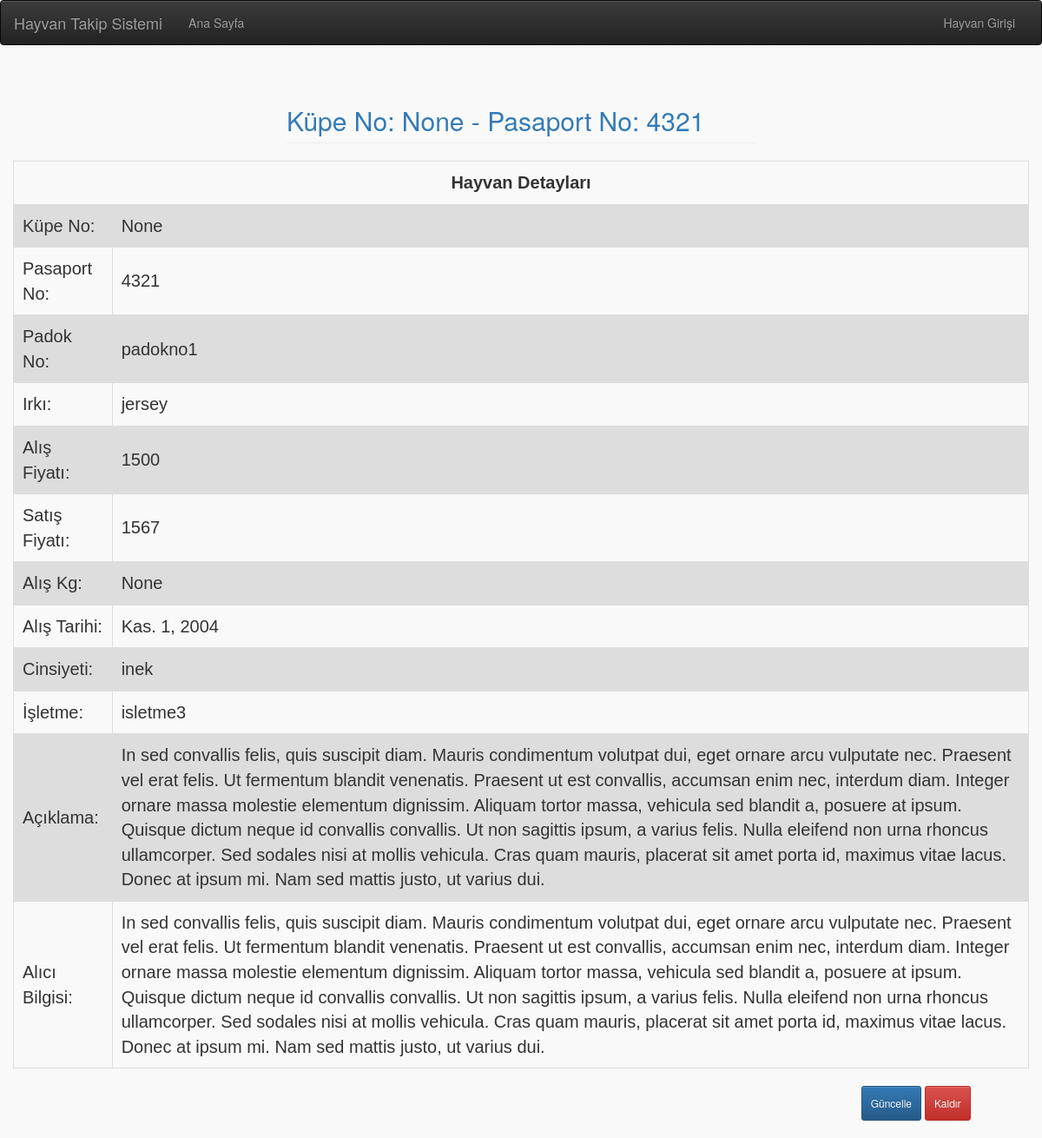
Page /hayvan-detay/6/ on the committed database.
### hayvanGirisi/models.py (models this page shows, shortened)
class HayvanGiris(models.Model):
    PADOKNO = (
    (None, 'Padok No Seçiniz'), ('padokno1', 'Padok No1'), ('padokno2', 'Padok No2'), ('padokno3', 'Padok No3'))
    IRK = ((None, 'Irk Seçiniz'), ('montofon', 'Montofon'), ('holstein', 'Holstein'), ('simentol', 'Simentol'),
           ('jersey', 'Jersey'), ('angus', 'Angus'))
    CINSIYET = ((None, 'Cinsiyet Seçiniz'), ('erkek', 'Erkek'), ('duve', 'Düve'),('inek','İnek'),('malak','Malak'))
    ISLETME = (
    (None, 'İşletme Seçiniz'), ('isletme1', 'İşletme 1'), ('isletme2', 'İşletme 2'), ('isletme3', 'İşletme 3'))
    kupe_no = models.CharField(max_length=50, verbose_name='Küpe No', blank=True, null=True, unique=True)
    pasaport_no = models.CharField(max_length=50, verbose_name='Pasaport No', blank=True, null=True,unique=True)
    padok_no = models.CharField(choices=PADOKNO, verbose_name='Padok No', max_length=50, blank=False, null=True)
    irki = models.CharField(choices=IRK, verbose_name='IRK', max_length=50, blank=False, null=True)
    alis_fiyati = models.CharField(max_length=50, verbose_name='Alış Fiyatı', blank=False, null=True)
    satis_fiyati = models.CharField(max_length=50, verbose_name='Satış Fiyatı', blank=True, null=True)
    alis_kg = models.CharField(max_length=50, verbose_name='Alış Kg', blank=True, null=True)
    alis_tarihi = models.DateField(null=True, blank=True, verbose_name='Alış Tarihi')
    cinsiyet = models.CharField(choices=CINSIYET, blank=False, null=True, max_length=20, verbose_name='Cinsiyet')
    isletme = models.CharField(choices=ISLETME, verbose_name='ISLETME', max_length=50, blank=False, null=True)
    aciklama = models.TextField(max_length=1000, verbose_name='Açıklama', blank=True, null=True)
    alici_bilgi = models.TextField(max_length=1000, verbose_name='Alıcı Bilgi', blank=True, null=True)
    class Meta:
        verbose_name_plural = 'Hayvan'

### hayvanGirisi/views.py (the view)
# urls.py: re_path(r'hayvan-detay/(?P<pk>[0-9]+)/$', hayvan_detay, name='hayvan-detay'),
def hayvan_detay(request, pk):
    form = HayvanGirisiForm
    try:
        hayvan = HayvanGiris.objects.get(pk=pk)
    except:
        raise Http404
    return render(request, 'hayvanGirisi/hayvan-detay.html', context={'hayvan': hayvan, 'form': form})

### templates/hayvanGirisi/hayvan-detay.html (shortened to what this page needs)
{% extends 'base.html' %}
{% load static %}
{% block icerik %}
    <div class="row">
        <div class="col-lg-12 pull-center">
            <div class="col-lg-6 pull-center">
                <h2 class="page-header"></span> </a> <a
                        href="#">Küpe No: {{ hayvan.kupe_no }} - Pasaport No: {{ hayvan.pasaport_no }}</a>
                </h2>
            </div>
        </div>
    </div>
    <div class="row">
        <table>
            <tr>
                <th colspan="2" style="text-align: center">Hayvan Detayları</th>
            </tr>
            <tr>
                <td>Küpe No:</td>
                <td>{{ hayvan.kupe_no }}</td>
            </tr>
            <tr>
                <td>Pasaport No:</td>
                <td>{{ hayvan.pasaport_no}}</td>
            </tr>
            <tr>
                <td>Padok No:</td>
                <td>{{ hayvan.padok_no }}</td>
            </tr>
            <tr>
                <td>Irkı:</td>
                <td>{{ hayvan.irki }}</td>
            </tr>
            <tr>
                <td>Alış Fiyatı:</td>
                <td>{{ hayvan.alis_fiyati }}</td>
            </tr>
            <tr>
                <td>Satış Fiyatı:</td>
                <td>{{ hayvan.satis_fiyati }}</td>
            </tr>
            <tr>
                <td>Alış Kg:</td>
                <td>{{ hayvan.alis_kg }}</td>
            </tr>
            <tr>
                <td>Alış Tarihi:</td>
                <td>{{ hayvan.alis_tarihi }}</td>
            </tr>
            <tr>
                <td>Cinsiyeti:</td>
                <td>{{ hayvan.cinsiyet }}</td>
            </tr>
            <tr>
                <td>İşletme:</td>
                <td>{{ hayvan.isletme }}</td>
            </tr>
            <tr>
                <td>Açıklama:</td>
                <td>{{ hayvan.aciklama }}</td>
            </tr>
            <tr>
                <td>Alıcı Bilgisi:</td>
                <td>{{ hayvan.alici_bilgi }}</td>
            </tr>
        </table>
    </div>
    <div class="row" style="padding: 20px">
        <div class="col-lg-2 pull-right">
            <a class="btn btn-primary btn-sm" style="padding: 10px" href="{% url 'hayvan-guncelle' hayvan.pk %}">Güncelle</a>
            <a class="btn btn-danger btn-sm" style="padding: 10px" href="{% url 'hayvan-sil' hayvan.pk %}">Kaldır</a>
        </div>
    </div>
{% endblock %}

### static/base.css (style rules this page uses)
.pull-center { float: none; margin: 0 auto; }

### templates/hayvanGirisi/hayvan-detay.html (style rules this page uses)
table { font-family: arial, sans-serif; border-collapse: collapse; width: 100%; }
td, th { border: 1px solid #dddddd; text-align: left; padding: 10px; font-size: 20px; }
tr:nth-child(even) { background-color: #dddddd; }

### templates/base.html (style rules this page uses)
body { background-color: #f9f9f9 }

### rows in the picture
HayvanGiris: kupe_no "None", pasaport_no "4321", padok_no "padokno1", irki "jersey", alis_fiyati "1500", satis_fiyati "1567", alis_kg "None", alis_tarihi "Kas. 1, 2004", cinsiyet "inek", isletme "isletme3", aciklama "In sed convallis felis, quis suscipit diam. Mauris condimentum volutpat dui, eget ornare arcu vulputate nec. Praesent vel erat felis. Ut fermentum blandit venenatis. Praesent ut est convallis, accumsan enim nec, interdum diam. Integer ornare massa molestie elementum dignissim. Aliquam tortor massa, vehicula sed blandit a, posuere at ipsum. Quisque dictum neque id convallis convallis. Ut non sagittis ipsum, a varius felis. Nulla eleifend non urna rhoncus ullamcorper. Sed sodales nisi at mollis vehicula. Cras quam mauris, placerat sit amet porta id, maximus vitae lacus. Donec at ipsum mi. Nam sed mattis justo, ut varius dui.", alici_bilgi "In sed convallis felis, quis suscipit diam. Mauris condimentum volutpat dui, eget ornare arcu vulputate nec. Praesent vel erat felis. Ut fermentum blandit venenatis. Praesent ut est convallis, accumsan enim nec, interdum diam. Integer ornare massa molestie elementum dignissim. Aliquam tortor massa, vehicula sed blandit a, posuere at ipsum. Quisque dictum neque id convallis convallis. Ut non sagittis ipsum, a varius felis. Nulla eleifend non urna rhoncus ullamcorper. Sed sodales nisi at mollis vehicula. Cras quam mauris, placerat sit amet porta id, maximus vitae lacus. Donec at ipsum mi. Nam sed mattis justo, ut varius dui."
